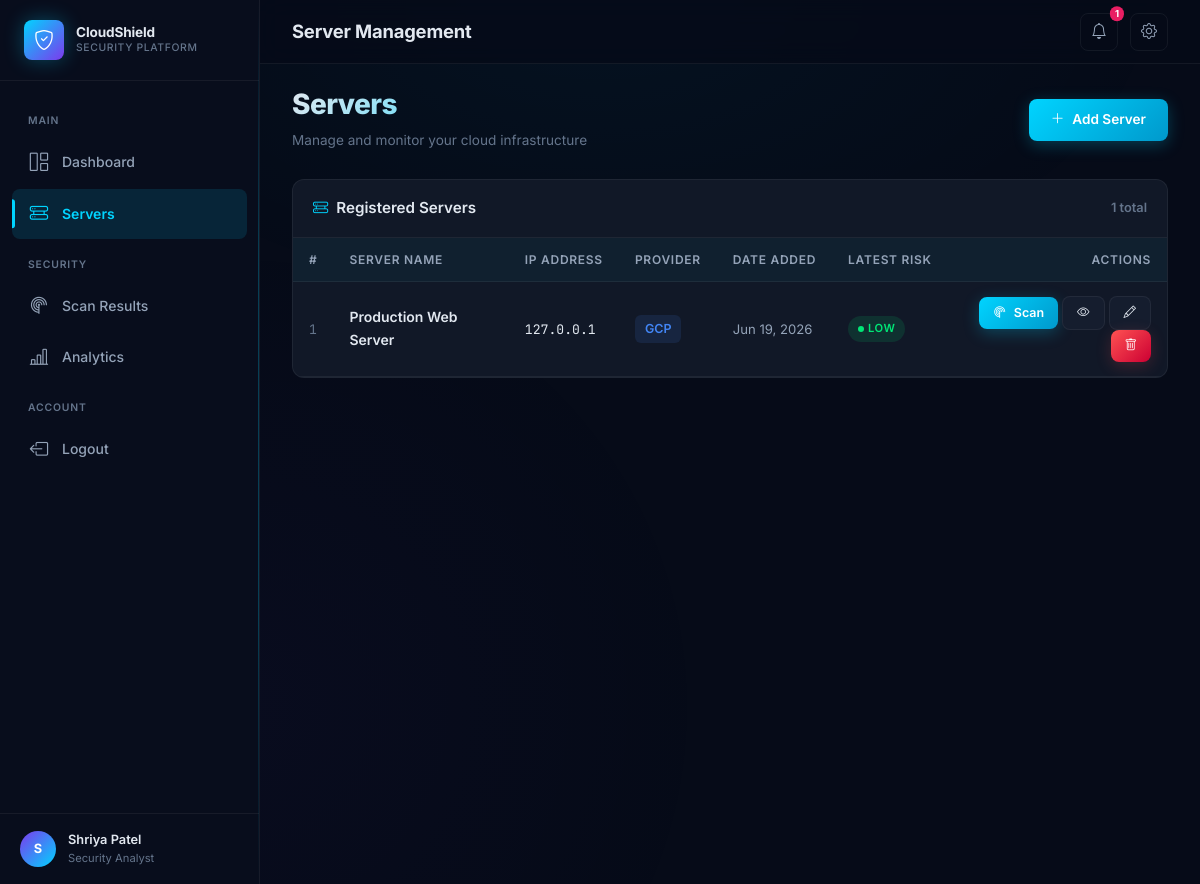
The page /servers (signed in) on the database its author committed.
### app.py (models this page shows, shortened)
class User(UserMixin, db.Model):
    __tablename__ = 'users'
    id = db.Column(db.Integer, primary_key=True)
    name = db.Column(db.String(100), nullable=False)
    email = db.Column(db.String(120), unique=True, nullable=False)
    password = db.Column(db.String(256), nullable=False)
    created_at = db.Column(db.DateTime, default=datetime.utcnow)
    servers = db.relationship('Server', backref='owner', lazy=True,
                              cascade='all, delete-orphan')

class Server(db.Model):
    __tablename__ = 'servers'
    id = db.Column(db.Integer, primary_key=True)
    server_name = db.Column(db.String(100), nullable=False)
    ip_address = db.Column(db.String(45), nullable=False)
    provider = db.Column(db.String(50), nullable=False)
    user_id = db.Column(db.Integer, db.ForeignKey('users.id'), nullable=False)
    date_added = db.Column(db.DateTime, default=datetime.utcnow)
    scan_sessions = db.relationship('ScanSession', backref='server', lazy=True,
                                    cascade='all, delete-orphan',
                                    order_by='ScanSession.scan_time.desc()')

### app.py (the view)
@app.route('/servers')
@login_required
def servers():
    user_servers = Server.query.filter_by(user_id=current_user.id) \
        .order_by(Server.date_added.desc()).all()
    for server in user_servers:
        latest = ScanSession.query.filter_by(server_id=server.id) \
            .order_by(ScanSession.scan_time.desc()).first()
        server.latest_risk = latest.risk_level if latest else None
    return render_template('servers/index.html', servers=user_servers)

### app.py (called while the page is built)
@login_manager.user_loader
def load_user(user_id):
    return db.session.get(User, int(user_id))

@app.context_processor
def inject_notifications():
    if current_user.is_authenticated:
        notifications = db.session.query(
            ScanSession.risk_score,
            ScanSession.risk_level,
            ScanSession.scan_time,
            Server.server_name
        ).join(Server).filter(
            Server.user_id == current_user.id
        ).order_by(
            ScanSession.scan_time.desc()
        ).limit(5).all()
        return dict(notifications=notifications, notification_count=len(notifications))
    return dict(notifications=[], notification_count=0)

### templates/servers/index.html (shortened to what this page needs)
{% extends "base.html" %}
{% block page_title %}Server Management{% endblock %}
{% block content %}
<div class="fade-in">
    <div class="page-header">
        <div>
            <h1>Servers</h1>
            <p class="text-muted-custom mb-0" style="font-size: 0.85rem;">
                Manage and monitor your cloud infrastructure
            </p>
        </div>
        <a href="{{ url_for('add_server') }}" class="btn-cyber btn-cyber-primary" id="btnAddServer">
            <i class="bi bi-plus-lg"></i>
            Add Server
        </a>
    </div>
    <div class="card">
        <div class="card-header">
            <span><i class="bi bi-hdd-rack me-2 text-accent"></i>Registered Servers</span>
            <span style="font-size: 0.8rem; color: var(--text-muted);">{{ servers|length }} total</span>
        </div>
        <div class="card-body p-0">
            {% if servers %}
            <div class="table-responsive">
                <table class="table-dark-custom" id="serversTable">
                    <thead>
                        <tr>
                            <th>#</th>
                            <th>Server Name</th>
                            <th>IP Address</th>
                            <th>Provider</th>
                            <th>Date Added</th>
                            <th>Latest Risk</th>
                            <th class="text-end">Actions</th>
                        </tr>
                    </thead>
                    <tbody>
                        {% for server in servers %}
                        <tr>
                            <td>
                                <span class="mono" style="color: var(--text-muted);">{{ loop.index }}</span>
                            </td>
                            <td>
                                <div style="font-weight: 600;">{{ server.server_name }}</div>
                            </td>
                            <td>
                                <span class="mono">{{ server.ip_address }}</span>
                            </td>
                            <td>
                                {% set prov = server.provider|lower %}
                                <span class="provider-badge provider-{% if 'aws' in prov %}aws{% elif 'gcp' in prov or 'google' in prov %}gcp{% elif 'azure' in prov %}azure{% elif 'digital' in prov %}digitalocean{% else %}other{% endif %}">
                                    {{ server.provider }}
                                </span>
                            </td>
                            <td>
                                <span style="font-size: 0.82rem; color: var(--text-secondary);">
                                    {{ server.date_added.strftime('%b %d, %Y') }}
                                </span>
                            </td>
                            <td>
                                {% if server.latest_risk %}
                                    <span class="badge-risk badge-risk-{{ server.latest_risk|lower }}">
                                        {{ server.latest_risk }}
                                    </span>
                                {% else %}
                                    <span class="badge-risk badge-risk-none">Not Scanned</span>
                                {% endif %}
                            </td>
                            <td class="text-end">
                                <form method="POST" action="{{ url_for('scan_server', server_id=server.id) }}" style="display: inline;">
                                    <button type="submit" class="btn-cyber btn-cyber-primary btn-cyber-sm" title="Run Scan">
                                        <i class="bi bi-radar"></i> Scan
                                    </button>
                                </form>
                                <a href="{{ url_for('server_detail', server_id=server.id) }}"
                                   class="btn-cyber btn-cyber-secondary btn-cyber-sm" title="View Details">
                                    <i class="bi bi-eye"></i>
                                </a>
                                <a href="{{ url_for('edit_server', server_id=server.id) }}"
                                   class="btn-cyber btn-cyber-secondary btn-cyber-sm" title="Edit Server">
                                    <i class="bi bi-pencil"></i>
                                </a>
                                <form method="POST" action="{{ url_for('delete_server', server_id=server.id) }}"
                                      style="display: inline;"
                                      onsubmit="return confirm('Are you sure you want to delete this server? All scan history will be lost.');">
                                    <button type="submit" class="btn-cyber btn-cyber-danger btn-cyber-sm" title="Delete Server">
                                        <i class="bi bi-trash"></i>
                                    </button>
                                </form>
                            </td>
                        </tr>
                        {% endfor %}
                    </tbody>
                </table>
            </div>
            {% endif %}
        </div>
    </div>
</div>
{% endblock %}

### templates/base.html (shortened to what this page needs)
<!DOCTYPE html>
<html lang="en">
<head>
    <link href="https://cdn.jsdelivr.net/npm/bootstrap@5.3.3/dist/css/bootstrap.min.css" rel="stylesheet">
    <link href="https://cdn.jsdelivr.net/npm/bootstrap-icons@1.11.3/font/bootstrap-icons.min.css" rel="stylesheet">
    <link href="{{ url_for('static', filename='css/style.css') }}" rel="stylesheet">
</head>
<body>
    <div class="app-wrapper">
        <aside class="sidebar" id="sidebar">
            <div class="sidebar-brand">
                <div class="brand-icon">
                    <i class="bi bi-shield-check"></i>
                </div>
                <div>
                    <div class="brand-text">CloudShield</div>
                    <div class="brand-sub">Security Platform</div>
                </div>
            </div>
            <nav class="sidebar-nav">
                <div class="nav-label">Main</div>
                <ul class="nav flex-column">
                    <li class="nav-item">
                        <a class="nav-link {% if request.endpoint == 'dashboard' %}active{% endif %}"
                           href="{{ url_for('dashboard') }}" id="nav-dashboard">
                            <i class="bi bi-grid-1x2"></i>
                            <span>Dashboard</span>
                        </a>
                    </li>
                    <li class="nav-item">
                        <a class="nav-link {% if request.endpoint in ['servers', 'add_server', 'edit_server', 'server_detail'] %}active{% endif %}"
                           href="{{ url_for('servers') }}" id="nav-servers">
                            <i class="bi bi-hdd-rack"></i>
                            <span>Servers</span>
                        </a>
                    </li>
                </ul>
                <div class="nav-label">Security</div>
                <ul class="nav flex-column">
                    <li class="nav-item">
                        <a class="nav-link {% if request.endpoint == 'scan_results' %}active{% endif %}"
                           href="{{ url_for('scan_results') }}" id="nav-scans">
                            <i class="bi bi-radar"></i>
                            <span>Scan Results</span>
                        </a>
                    </li>
                    <li class="nav-item">
                        <a class="nav-link {% if request.endpoint == 'analytics' %}active{% endif %}"
                           href="{{ url_for('analytics') }}" id="nav-analytics">
                            <i class="bi bi-bar-chart-line"></i>
                            <span>Analytics</span>
                        </a>
                    </li>
                </ul>
                <div class="nav-label">Account</div>
                <ul class="nav flex-column">
                    <li class="nav-item">
                        <a class="nav-link" href="{{ url_for('logout') }}" id="nav-logout">
                            <i class="bi bi-box-arrow-left"></i>
                            <span>Logout</span>
                        </a>
                    </li>
                </ul>
            </nav>
            <div class="sidebar-footer">
                <div class="user-avatar">
                    {{ current_user.name[0]|upper if current_user.is_authenticated else 'U' }}
                </div>
                <div class="user-info">
                    <div class="user-name">{{ current_user.name if current_user.is_authenticated else 'Guest' }}</div>
                    <div class="user-role">Security Analyst</div>
                </div>
            </div>
        </aside>
        <div class="main-content">
            <header class="topbar">
                <div class="topbar-left">
                    <h1 class="page-title mb-0">{% block page_title %}Dashboard{% endblock %}</h1>
                </div>
                <div class="topbar-right">
                    <div class="dropdown" id="notificationsDropdown">
                        <button class="btn-topbar position-relative" type="button"
                                data-bs-toggle="dropdown" aria-expanded="false"
                                aria-label="Notifications" id="btnNotifications">
                            <i class="bi bi-bell"></i>
                            {% if notification_count is defined and notification_count > 0 %}
                            <span class="position-absolute top-0 start-100 translate-middle badge rounded-pill"
                                  style="background: var(--clr-critical); font-size: 0.6rem; padding: 3px 5px;">
                                {{ notification_count }}
                            </span>
                            {% endif %}
                        </button>
                    </div>
                    <button class="btn-topbar" type="button"
                            data-bs-toggle="offcanvas" data-bs-target="#settingsPanel"
                            aria-label="Settings" id="btnSettings">
                        <i class="bi bi-gear"></i>
                    </button>
                </div>
            </header>
            {% block content %}{% endblock %}
        </div>
    </div>
</body>
</html>

### rows shown on the page
User: name "S", name "Shriya Patel"
Server: server_name "Production Web Server", ip_address "127.0.0.1", provider "GCP", date_added "Jun 19, 2026", latest_risk "LOW"

### other values the page prints
{{ notification_count }} "1"
{{ servers|length }} "1"
